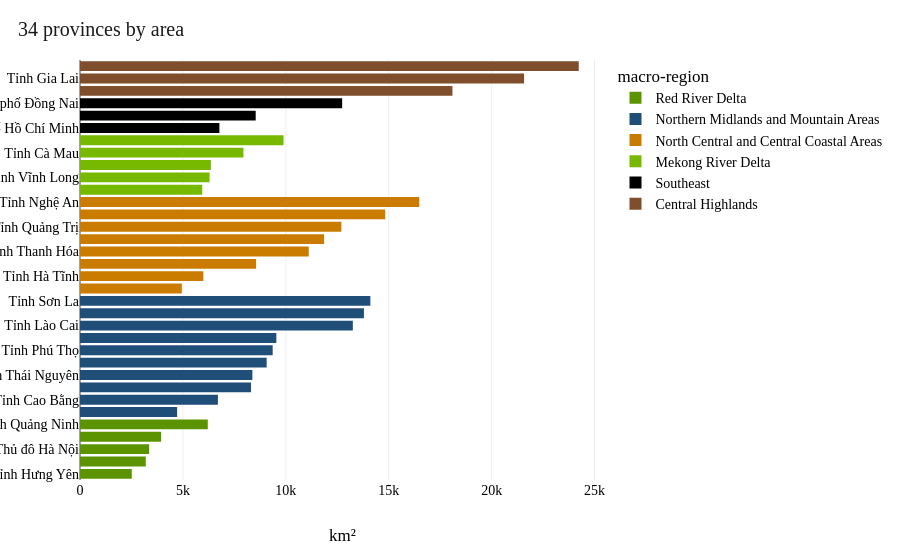

Notebook code cell kept with this figure:
### Code cell
fig_province_metric(df, metric='area_km2', unit='km²',
                    title='34 provinces by area').show()

### Figure 1 — Plotly figure (JSON) as saved in the notebook; plotly's stock layout.template omitted (floating-point values rounded to 4 significant figures)
{"data": [{"customdata": [["Red River Delta"], ["Red River Delta"], ["Red River Delta"], ["Red River Delta"], ["Red River Delta"]], "hovertemplate": "macro_region_en=%{customdata[0]}<br>area_km2=%{x:.0f}<extra></extra>", "legendgroup": "Red River Delta", "marker": {"color": "#5C9300", "pattern": {"shape": ""}}, "name": "Red River Delta", "orientation": "h", "showlegend": true, "textposition": "auto", "type": "bar", "x": [2515.0, 3195.0, 3360.0, 3943.0, 6208.0], "xaxis": "x", "y": ["Tỉnh Hưng Yên", "Thành phố Hải Phòng", "Thủ đô Hà Nội", "Tỉnh Ninh Bình", "Tỉnh Quảng Ninh"], "yaxis": "y"}, {"customdata": [["Northern Midlands and Mountain Areas"], ["Northern Midlands and Mountain Areas"], ["Northern Midlands and Mountain Areas"], ["Northern Midlands and Mountain Areas"], ["Northern Midlands and Mountain Areas"], ["Northern Midlands and Mountain Areas"], ["Northern Midlands and Mountain Areas"], ["Northern Midlands and Mountain Areas"], ["Northern Midlands and Mountain Areas"], ["Northern Midlands and Mountain Areas"]], "hovertemplate": "macro_region_en=%{customdata[0]}<br>area_km2=%{x:.0f}<extra></extra>", "legendgroup": "Northern Midlands and Mountain Areas", "marker": {"color": "#1F4E79", "pattern": {"shape": ""}}, "name": "Northern Midlands and Mountain Areas", "orientation": "h", "showlegend": true, "textposition": "auto", "type": "bar", "x": [4719.0, 6700.0, 8310.0, 8375.0, 9069.0, 9361.0, 9540.0, 13260.0, 13800.0, 14110.0], "xaxis": "x", "y": ["Tỉnh Bắc Ninh", "Tỉnh Cao Bằng", "Tỉnh Lạng Sơn", "Tỉnh Thái Nguyên", "Tỉnh Lai Châu", "Tỉnh Phú Thọ", "Tỉnh Điện Biên", "Tỉnh Lào Cai", "Tỉnh Tuyên Quang", "Tỉnh Sơn La"], "yaxis": "y"}, {"customdata": [["North Central and Central Coastal Areas"], ["North Central and Central Coastal Areas"], ["North Central and Central Coastal Areas"], ["North Central and Central Coastal Areas"], ["North Central and Central Coastal Areas"], ["North Central and Central Coastal Areas"], ["North Central and Central Coastal Areas"], ["North Central and Central Coastal Areas"]], "hovertemplate": "macro_region_en=%{customdata[0]}<br>area_km2=%{x:.0f}<extra></extra>", "legendgroup": "North Central and Central Coastal Areas", "marker": {"color": "#C97C00", "pattern": {"shape": ""}}, "name": "North Central and Central Coastal Areas", "orientation": "h", "showlegend": true, "textposition": "auto", "type": "bar", "x": [4947.0, 5994.0, 8556.0, 11110.0, 11860.0, 12700.0, 14830.0, 16490.0], "xaxis": "x", "y": ["Thành phố Huế", "Tỉnh Hà Tĩnh", "Tỉnh Khánh Hòa", "Tỉnh Thanh Hóa", "Thành phố Đà Nẵng", "Tỉnh Quảng Trị", "Tỉnh Quảng Ngãi", "Tỉnh Nghệ An"], "yaxis": "y"}, {"customdata": [["Mekong River Delta"], ["Mekong River Delta"], ["Mekong River Delta"], ["Mekong River Delta"], ["Mekong River Delta"]], "hovertemplate": "macro_region_en=%{customdata[0]}<br>area_km2=%{x:.0f}<extra></extra>", "legendgroup": "Mekong River Delta", "marker": {"color": "#76B900", "pattern": {"shape": ""}}, "name": "Mekong River Delta", "orientation": "h", "showlegend": true, "textposition": "auto", "type": "bar", "x": [5939.0, 6296.0, 6361.0, 7942.0, 9889.0], "xaxis": "x", "y": ["Tỉnh Đồng Tháp", "Tỉnh Vĩnh Long", "Thành phố Cần Thơ", "Tỉnh Cà Mau", "Tỉnh An Giang"], "yaxis": "y"}, {"customdata": [["Southeast"], ["Southeast"], ["Southeast"]], "hovertemplate": "macro_region_en=%{customdata[0]}<br>area_km2=%{x:.0f}<extra></extra>", "legendgroup": "Southeast", "marker": {"color": "#000000", "pattern": {"shape": ""}}, "name": "Southeast", "orientation": "h", "showlegend": true, "textposition": "auto", "type": "bar", "x": [6773.0, 8536.0, 12740.0], "xaxis": "x", "y": ["Thành phố Hồ Chí Minh", "Tỉnh Tây Ninh", "Thành phố Đồng Nai"], "yaxis": "y"}, {"customdata": [["Central Highlands"], ["Central Highlands"], ["Central Highlands"]], "hovertemplate": "macro_region_en=%{customdata[0]}<br>area_km2=%{x:.0f}<extra></extra>", "legendgroup": "Central Highlands", "marker": {"color": "#7F4E2C", "pattern": {"shape": ""}}, "name": "Central Highlands", "orientation": "h", "showlegend": true, "textposition": "auto", "type": "bar", "x": [18100.0, 21580.0, 24230.0], "xaxis": "x", "y": ["Tỉnh Đắk Lắk", "Tỉnh Gia Lai", "Tỉnh Lâm Đồng"], "yaxis": "y"}], "layout": {"barmode": "relative", "legend": {"title": {"text": "macro-region"}, "tracegroupgap": 0}, "margin": {"t": 60}, "title": {"text": "34 provinces by area"}, "xaxis": {"anchor": "y", "domain": [0, 1], "title": {"text": "km²"}}, "yaxis": {"anchor": "x", "domain": [0, 1], "title": {}}}}
